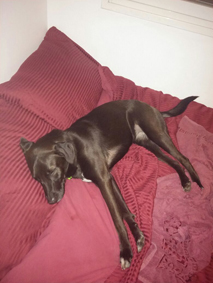
//> input picture ImageToFlag/ImageToFlag/1.jpg, 213 x 283 px
$ ./ImageToFlag 1.jpg 3 isrl.jpg   (built with g++ and OpenCV 4)
//> lines starting //> are read from the running program, lines starting //| are printed output that depends on the picture
### ImageToFlag/ImageToFlag/stdafx.h
// stdafx.h : include file for standard system include files,
// or project specific include files that are used frequently, but
// are changed infrequently
//

#pragma once

#include "targetver.h"

#include <stdio.h>
#include <tchar.h>


// TODO: reference additional headers your program requires here

### ImageToFlag/ImageToFlag/ImageToFlag.cpp
// ImageToFlag.cpp : Defines the entry point for the console application.
//

#include "stdafx.h"
#include "core.hpp"
#include "highgui.hpp"
#include "imgproc.hpp"
#include "opencv.hpp"
#include <math.h>
#include <iostream>
#define MY_PI 3.14159265358979323846
#define MAT_SIZE 4
#define padding 20
using namespace cv;
using namespace std;
Mat_<Vec3b> dst, srcWithMirror;
Mat_<Vec3f> dst_inter;

double cubicInterpolate(double p[4], double x) {
	return p[1] + 0.5 * x*(p[2] - p[0] + x*(2.0*p[0] - 5.0*p[1] + 4.0*p[2] - p[3] + x*(3.0*(p[1] - p[2]) + p[3] - p[0])));
}

double bicubicInterpolate(double p[4][4], double x, double y) {
	double arr[4];
	arr[0] = cubicInterpolate(p[0], y);
	arr[1] = cubicInterpolate(p[1], y);
	arr[2] = cubicInterpolate(p[2], y);
	arr[3] = cubicInterpolate(p[3], y);
	return cubicInterpolate(arr, x);
}

bool in_Range(double value, int from, int to) {
	return (from <= floor(value)) && (ceil(value) < to);
}
int newRound(double num) {
	if (abs((num - (int)num)) > 0.5)
		return (int)num + 1;
	else
		return (int)num;
}
double uFunc(double d) {
	if (0 <= d && d < 1)
		return (3 / 2) * (pow(d, 3)) - (5 / 2) * (pow(d, 2)) + 1;
	if (1 <= d && d < 2)
		return -(3 / 2) * (pow(d, 3)) + (5 / 2) * (pow(d, 2)) - 4 * d + 2;
	return 0;
}

int main(int argc, char** argv) {
	int wave_frequency = 3; //Default wave frequency
	double amplitude = 0.03; //Defined after load of picture to be 3%
	if (argc != 4) {
		cout
			<< "Usage: ImageToFlag <image> <wave_frequency> <interpolation_type: n,b,c>"
			<< endl;
		waitKey(0);                        // Wait for a keystroke in the window
		return -1;
	}
	wave_frequency = atoi(argv[2]);
	char* interpolation = argv[3];
	Mat src = imread(argv[1], IMREAD_ANYCOLOR | IMREAD_ANYDEPTH);   // Read the file
//> src is the input picture: 283 rows x 213 cols, CV_8UC3; mean B, G, R 121.5, 117.4, 171.8


	if ((!src.data) || src.empty())                   // Check for invalid input
	{
		cout << "Could not open or find the image" << std::endl;
		waitKey(0);                        // Wait for a keystroke in the window
		return -2;
	}
	amplitude = amplitude * src.rows;   //% of picture height.
//> amplitude = 8.49


	namedWindow("Before", WINDOW_AUTOSIZE);  // Create a window for display.
	imshow("Before", src);  // Show Before Image
	waitKey();
	/// Set the dst image the same type as src but in size + amplitude for height.
 	Size size(src.cols, (int)ceil(src.rows + 2 * amplitude));
//> size = Size(213, 300)
	//Create destination Matrix
	Size sizeMirror(src.cols + 2, src.rows + 2);
//> sizeMirror = Size(215, 285)
	srcWithMirror = Mat::zeros(sizeMirror, src.type());
	dst = Mat::zeros(size, src.type());
 	dst_inter = Mat::zeros(size, CV_32F);
	//Set Background to white.
	dst.setTo(Scalar(255, 255, 255));
	dst_inter.setTo(Scalar(255, 255, 255));
	cv::copyMakeBorder(src, srcWithMirror, padding, padding, padding, padding, BORDER_REPLICATE, 0);
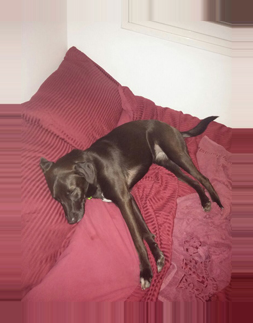
//> srcWithMirror: 323 rows x 253 cols, CV_8UC3; mean B, G, R 122.4, 118.6, 172.7

	//Distort done here using forward scanning with no interpolation.
	for (int x = 0; x < src.cols; x++) {
		for (int y = 0; y < src.rows; y++) {
			int new_y = (int)(y
				+ amplitude
				* (1 + sin(wave_frequency * MY_PI * x / src.cols)));
			dst.at<Vec3b>(new_y, x) = src.at<Vec3b>(y, x);
		}
	}
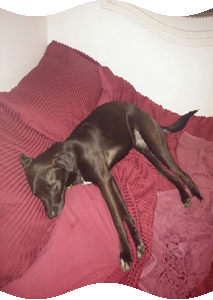
//> dst: 300 rows x 213 cols, CV_8UC3; mean B, G, R 129.1, 125.2, 176.5
	namedWindow("No Interpolation", WINDOW_AUTOSIZE); // Create a window for display.
	imshow("No Interpolation", dst);  // Show After  Image
	waitKey();

	//Distort done here using backward scanning with interpolation.
	for (int x = 0; x < dst_inter.cols; x++) {
		for (int dst_y = 0; dst_y < dst_inter.rows; dst_y++) {
			double y = dst_y
				- amplitude
				* (1 + sin(wave_frequency * MY_PI * x / src.cols));
			int src_y;
			double src_y1, src_y2;
			switch (interpolation[0]) {
			case 'n':
				src_y = (int)round(y);
				if (in_Range(src_y, 0, src.rows)){
					dst_inter.at<Vec3f>(dst_y, x)(0) = src.at<Vec3b>(src_y, x)(0) / 255.0f;
					dst_inter.at<Vec3f>(dst_y, x)(1) = src.at<Vec3b>(src_y, x)(1) / 255.0f;
					dst_inter.at<Vec3f>(dst_y, x)(2) = src.at<Vec3b>(src_y, x)(2) / 255.0f;
				}
				break;
			case 'b': //Bi-Linear
				src_y1 = floor(y);
				src_y2 = ceil(y);
				if (in_Range(src_y1, 0, src.rows)) {
					if (in_Range(src_y2, 0, src.rows)) {         //Both in range
						for (int i = 0; i < 3; i++) {
							dst_inter.at<Vec3f>(dst_y, x)(i) = ((src.at<Vec3b>(
								(int)src_y1, x)(i)* (src_y2 - y)
								+ src.at<Vec3b>((int)src_y2, x)(i)
								* (y - src_y1))) / 255.0f;
						}
					}
					else {
						// 1 in range
						dst_inter.at<Vec3f>(dst_y, x) = src.at<Vec3b>(
							(int)src_y1, x) / 255.0f;
					}
				}
				else if (in_Range(src_y2, 0, src.rows)) {
					// 2 in range
					dst_inter.at<Vec3f>(dst_y, x) = src.at<Vec3b>((int)src_y2, x) / 255.0f;
				}                              //else None in range
				break;
			case 'c': {
				if (in_Range(y, 0, src.rows)) {
					double distFromSrcY = abs(y - round(y));
					int mirrX = x + 2;
					int mirrY = ((int)newRound(y)) + 2;
					Point p1;
					if (y < round(y)) { //Use bottomRight
						p1 = Point(mirrX - 2 + padding, mirrY - 2 + padding);

						Rect rect(p1, Size(4, 4));
						Mat cropped = srcWithMirror(rect);

						Rect roi(mirrX - 2 + padding, mirrY - 2 + padding, 4, 4);
						cv::Mat croppedRef(srcWithMirror, roi);
						croppedRef.copyTo(cropped);

						for (int i = 0; i < 3; i++) {
							double croppedDouble[MAT_SIZE][MAT_SIZE];
							for (int row = 0; row < MAT_SIZE; row++)
								for (int col = 0; col < MAT_SIZE; col++)
									croppedDouble[row][col] = cropped.at<Vec3b>(row, col)(i);

							dst_inter.at<Vec3f>(dst_y, x)(i) = (bicubicInterpolate(croppedDouble, 1.0, 1.0-distFromSrcY)) / 255.0f;
						}
					}
					else {  //Use topRight
						p1 = Point(mirrX - 1 + padding, mirrY - 1 + padding);

						Rect rect(p1, Size(4, 4));
						Mat cropped = srcWithMirror(rect);

						Rect roi(mirrX - 1 + padding, mirrY - 1 + padding, 4, 4);
						cv::Mat croppedRef(srcWithMirror, roi);
						croppedRef.copyTo(cropped);

						for (int i = 0; i < 3; i++) {
							double croppedDouble[MAT_SIZE][MAT_SIZE];
							for (int row = 0; row < MAT_SIZE; row++)
								for (int col = 0; col < MAT_SIZE; col++)
									croppedDouble[row][col] = cropped.at<Vec3b>(row, col)(i);
							double tmp = bicubicInterpolate(croppedDouble, 1, distFromSrcY);
							dst_inter.at<Vec3f>(dst_y, x)(i) = (tmp) / 255.0f;
						}
					}

				}
				break;
			}
			default:
				src_y = ((int)round(y));
				if (in_Range(src_y, 0, src.rows))
					dst_inter.at<Vec3f>(dst_y, x) = src.at<Vec3b>(src_y, x) / 255.0f;
				break;

			}

		}
	}
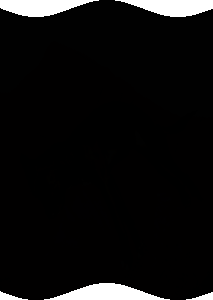
//> dst_inter: 300 rows x 213 cols, CV_32FC3; mean B, G, R 14.7, 14.7, 15.2
 	cout << "\ndone backward \n";


	namedWindow("With Interpolation", WINDOW_AUTOSIZE); // Create a window for display.
	imshow("With Interpolation", dst_inter);  // Create a window for display.

	waitKey(0);  // Wait for a keystroke in the window
	// [5 lines of commented-out code are left out]
 	return 0;
}
